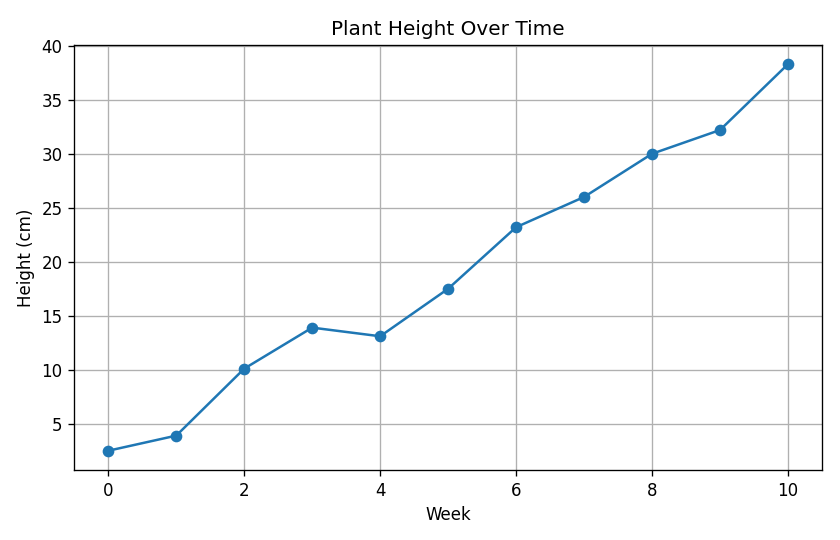
#> input picture test_data/clean/01_line_rising.png, 840 x 540 px
$ python -i straighten.py   (imports and definitions only)
#> lines starting #> are read from the running program, lines starting #| are printed output that depends on the picture; after the words box and inside, x2 and y2 are one past the last pixel; in counts of white or black regions, pixels touching at a corner belong together
#> further down, picture is the input picture: PIL image 840x540 RGBA; mean R, G, B, A 248.5, 249.1, 249.4, 255
"""Straighten a tilted photo of a slide or chart (stretch goal).

Find the largest bright quadrilateral (the slide or paper), or failing that
the plot frame, and warp it to a rectangle with a perspective transform.
"""

from __future__ import annotations

import cv2
import numpy as np
from PIL import Image


def _order(pts: np.ndarray) -> np.ndarray:
    s = pts.sum(axis=1)
    d = np.diff(pts, axis=1).ravel()
    return np.array([pts[np.argmin(s)], pts[np.argmin(d)], pts[np.argmax(s)], pts[np.argmax(d)]], dtype=np.float32)


def find_quad(rgb: np.ndarray) -> np.ndarray | None:
    h, w = rgb.shape[:2]
#> h = 540; w = 840
    gray = cv2.cvtColor(rgb, cv2.COLOR_RGB2GRAY)
    blur = cv2.GaussianBlur(gray, (5, 5), 0)
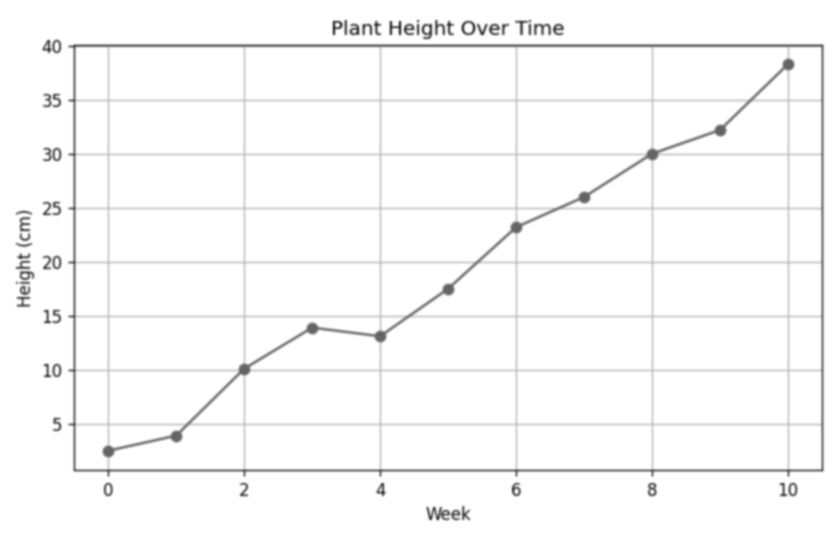
#> blur: shape (540, 840); min 56, max 255, mean 248.9
    _, th = cv2.threshold(blur, 0, 255, cv2.THRESH_BINARY + cv2.THRESH_OTSU)
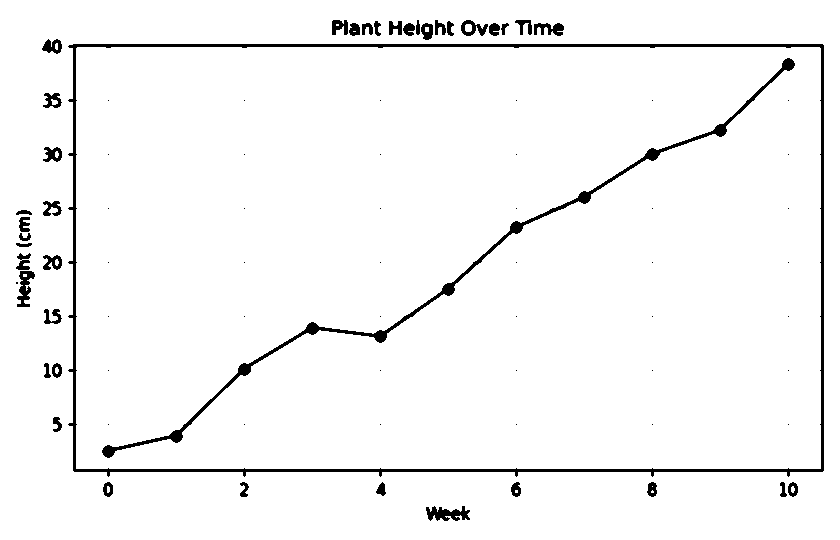
#> th: shape (540, 840); 96.5% white; 81 black regions (41 under 20 px), largest, box (x1, y1, x2, y2) and area: (68, 44, 824, 477) 7269, (102, 58, 795, 458) 3732, (426, 506, 470, 521) 404
    th = cv2.morphologyEx(th, cv2.MORPH_CLOSE, np.ones((9, 9), np.uint8))
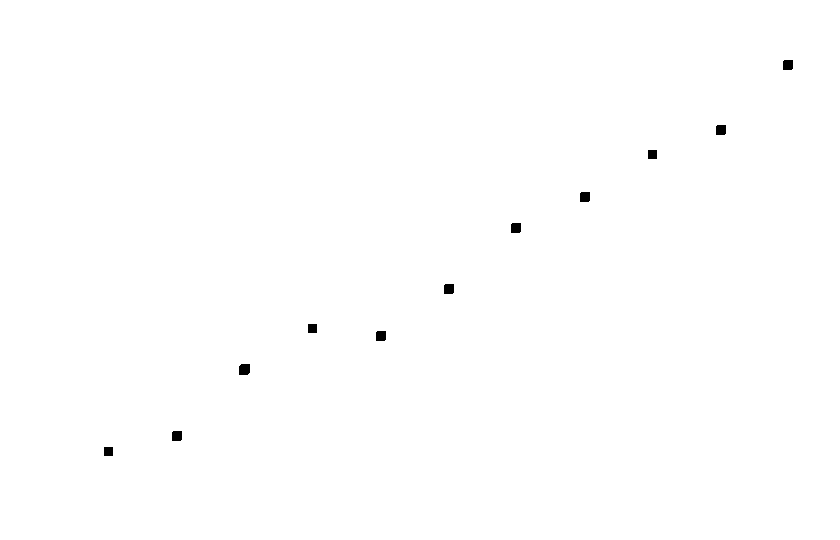
#> th: shape (540, 840); 99.8% white; 11 black regions, largest, box (x1, y1, x2, y2) and area: (239, 364, 250, 375) 115, (783, 60, 793, 70) 98, (716, 125, 726, 135) 98
    contours, _ = cv2.findContours(th, cv2.RETR_EXTERNAL, cv2.CHAIN_APPROX_SIMPLE)
#> contours = [[[0, 0], [0, 539], [839, 539], [839, 0]]]
    best = None
    for c in sorted(contours, key=cv2.contourArea, reverse=True)[:5]:
        area = cv2.contourArea(c)
        if area < 0.25 * w * h or area > 0.98 * w * h:
            continue
        peri = cv2.arcLength(c, True)
        for eps in (0.01, 0.02, 0.03, 0.05):
            approx = cv2.approxPolyDP(c, eps * peri, True)
            if len(approx) == 4 and cv2.isContourConvex(approx):
                best = approx.reshape(4, 2).astype(np.float32)
                break
        if best is not None:
            break
#> this loop made 1 pass
#> (c, area) on pass 1: ([[0, 0], [0, 539], [839, 539], [839, 0]], 452221)
    return _order(best) if best is not None else None


def straighten(im: Image.Image) -> tuple[Image.Image, np.ndarray] | None:
    """Return the straightened image and the homography, or None if no quad was found."""
    rgb = np.asarray(im.convert("RGB"))
    quad = find_quad(rgb)
    if quad is None:
        return None
    tl, tr, br, bl = quad
    width = int(round(max(np.linalg.norm(tr - tl), np.linalg.norm(br - bl))))
    height = int(round(max(np.linalg.norm(bl - tl), np.linalg.norm(br - tr))))
    if width < 100 or height < 100:
        return None
    dst = np.array([[0, 0], [width - 1, 0], [width - 1, height - 1], [0, height - 1]], dtype=np.float32)
    H = cv2.getPerspectiveTransform(quad, dst)
    out = cv2.warpPerspective(rgb, H, (width, height), flags=cv2.INTER_CUBIC, borderMode=cv2.BORDER_REPLICATE)
    return Image.fromarray(out), H

>>> from PIL import Image
>>> picture = Image.open('../../test_data/clean/01_line_rising.png')
>>> result = straighten(picture)
